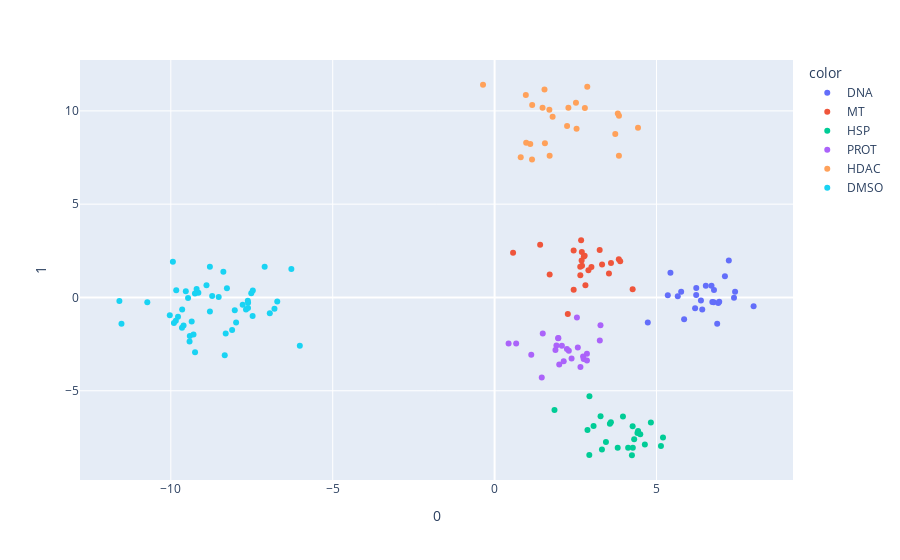

Write notebook code for a chart like this one.
### Code cell
import plotly.express as px
from sklearn.decomposition import PCA
from sklearn.preprocessing import StandardScaler
model = LinearDiscriminantAnalysis(n_components=4)
y2=[]
for i in range(24):
    y2.append('DNA')
for j in range(24):
    y2.append('MT')
for k in range(24):
    y2.append('HSP')
for m in range(24):
    y2.append('PROT')
for n in range(24):
    y2.append('HDAC')
for k in range(48):
    y2.append('DMSO')
#model.fit(X_drug, y)
#X_drug2 = model.transform(X_drug)
X_drug3=training.iloc[:,2:240].values
X_drug3=model.fit(X_drug3,y2).transform(X_drug3)
fig = px.scatter(X_drug3, x=0, y=1, color=train_drug_name_without_concentration2)
#training['drug_name']
fig.show()
#these 5 groups are very clearly separated, as we can see in the image

### Figure 1 — Plotly figure (JSON) as saved in the notebook; plotly's stock layout.template omitted (floating-point values rounded to 4 significant figures)
{"data": [{"hovertemplate": "color=DNA<br>0=%{x}<br>1=%{y}<extra></extra>", "legendgroup": "DNA", "marker": {"color": "#636efa", "symbol": "circle"}, "mode": "markers", "name": "DNA", "orientation": "v", "showlegend": true, "type": "scatter", "x": [7.113, 6.523, 6.372, 7.394, 7.427, 5.43, 6.225, 6.228, 6.937, 5.761, 5.349, 7.234, 6.907, 6.874, 6.767, 7.999, 5.853, 6.699, 6.724, 6.192, 6.413, 5.657, 4.731, 6.776], "xaxis": "x", "y": [1.14, 0.6336, -0.1651, -0.01278, 0.3086, 1.321, 0.1291, 0.508, -0.2335, 0.312, 0.1171, 1.976, -0.3021, -1.41, -0.2596, -0.4643, -1.172, 0.6328, -0.2384, -0.5798, -0.6389, 0.06224, -1.343, 0.4061], "yaxis": "y"}, {"hovertemplate": "color=MT<br>0=%{x}<br>1=%{y}<extra></extra>", "legendgroup": "MT", "marker": {"color": "#EF553B", "symbol": "circle"}, "mode": "markers", "name": "MT", "orientation": "v", "showlegend": true, "type": "scatter", "x": [2.7, 3.836, 3.879, 0.5706, 2.756, 2.261, 3.319, 3.532, 2.898, 4.263, 2.694, 2.441, 2.687, 3.245, 2.99, 3.594, 2.672, 2.442, 2.781, 1.7, 2.645, 2.648, 2.805, 1.406], "xaxis": "x", "y": [1.695, 2.047, 1.939, 2.403, 2.198, -0.8856, 1.761, 1.281, 1.464, 0.4354, 2.435, 2.52, 1.984, 2.537, 1.629, 1.849, 3.072, 0.4155, 2.236, 1.229, 1.647, 1.193, 0.6576, 2.821], "yaxis": "y"}, {"hovertemplate": "color=HSP<br>0=%{x}<br>1=%{y}<extra></extra>", "legendgroup": "HSP", "marker": {"color": "#00cc96", "symbol": "circle"}, "mode": "markers", "name": "HSP", "orientation": "v", "showlegend": true, "type": "scatter", "x": [4.432, 5.137, 3.802, 4.269, 3.591, 3.315, 2.868, 4.498, 4.125, 3.561, 4.64, 2.925, 4.31, 4.263, 3.964, 4.412, 5.2, 2.929, 4.24, 3.438, 3.272, 4.826, 1.849, 3.056], "xaxis": "x", "y": [-7.157, -7.962, -8.06, -8.053, -6.692, -8.154, -7.103, -7.337, -8.057, -6.765, -7.881, -8.447, -7.598, -6.903, -6.377, -7.268, -7.507, -5.291, -8.457, -7.742, -6.361, -6.707, -6.038, -6.889], "yaxis": "y"}, {"hovertemplate": "color=PROT<br>0=%{x}<br>1=%{y}<extra></extra>", "legendgroup": "PROT", "marker": {"color": "#ab63fa", "symbol": "circle"}, "mode": "markers", "name": "PROT", "orientation": "v", "showlegend": true, "type": "scatter", "x": [1.132, 1.962, 0.4318, 1.969, 1.996, 1.456, 2.233, 2.851, 2.078, 0.6657, 2.569, 1.487, 2.733, 2.134, 2.651, 1.91, 2.751, 2.852, 2.293, 2.377, 3.249, 1.879, 2.542, 3.27], "xaxis": "x", "y": [-3.077, -2.183, -2.471, -2.174, -3.59, -4.287, -2.758, -3.016, -2.59, -2.471, -2.683, -1.931, -3.167, -3.424, -3.724, -2.58, -3.304, -3.373, -2.852, -3.267, -2.312, -2.814, -1.076, -1.485], "yaxis": "y"}, {"hovertemplate": "color=HDAC<br>0=%{x}<br>1=%{y}<extra></extra>", "legendgroup": "HDAC", "marker": {"color": "#FFA15A", "symbol": "circle"}, "mode": "markers", "name": "HDAC", "orientation": "v", "showlegend": true, "type": "scatter", "x": [1.481, 0.975, 1.541, 2.862, 1.102, 2.531, 1.16, 4.429, 1.691, 1.554, 2.512, 2.238, 3.727, 2.279, 1.7, 0.8066, 3.839, 1.792, 3.841, -0.3575, 0.9644, 3.805, 2.788, 1.156], "xaxis": "x", "y": [10.16, 8.297, 11.15, 11.29, 8.22, 9.039, 10.32, 9.096, 10.06, 8.269, 10.44, 9.188, 8.756, 10.17, 7.594, 7.51, 7.598, 9.687, 9.732, 11.4, 10.85, 9.854, 10.15, 7.394], "yaxis": "y"}, {"hovertemplate": "color=DMSO<br>0=%{x}<br>1=%{y}<extra></extra>", "legendgroup": "DMSO", "marker": {"color": "#19d3f3", "symbol": "circle"}, "mode": "markers", "name": "DMSO", "orientation": "v", "showlegend": true, "type": "scatter", "x": [-7.984, -7.678, -9.421, -9.413, -8.025, -6.943, -9.607, -11.52, -9.833, -7.515, -8.377, -9.537, -7.102, -8.898, -9.467, -6.799, -8.267, -7.616, -6.277, -9.778, -8.335, -8.304, -9.845, -7.468, -7.622, -9.149, -11.59, -6.016, -9.203, -10.73, -7.614, -8.793, -9.252, -9.255, -9.299, -9.904, -7.78, -8.723, -10.03, -9.355, -8.521, -9.935, -8.107, -9.655, -9.649, -6.712, -8.793, -7.473], "xaxis": "x", "y": [-1.341, -0.6465, -2.354, -2.062, -0.68, -0.8397, -1.502, -1.41, 0.3833, 0.2201, 1.375, 0.333, 1.648, 0.6567, -0.02227, -0.6018, 0.4917, -0.5609, 1.531, -1.04, -3.098, -1.938, -1.243, 0.375, -0.1723, 0.2475, -0.188, -2.591, 0.4555, -0.2571, -0.2849, 1.644, -2.93, 0.2151, -1.99, -1.362, -0.3861, 0.0742, -0.9475, -1.288, 0.02004, 1.919, -1.739, -1.618, -0.639, -0.2181, -0.7587, -0.9877], "yaxis": "y"}], "layout": {"legend": {"title": {"text": "color"}, "tracegroupgap": 0}, "margin": {"t": 60}, "xaxis": {"anchor": "y", "domain": [0, 1], "title": {"text": "0"}}, "yaxis": {"anchor": "x", "domain": [0, 1], "title": {"text": "1"}}}}
